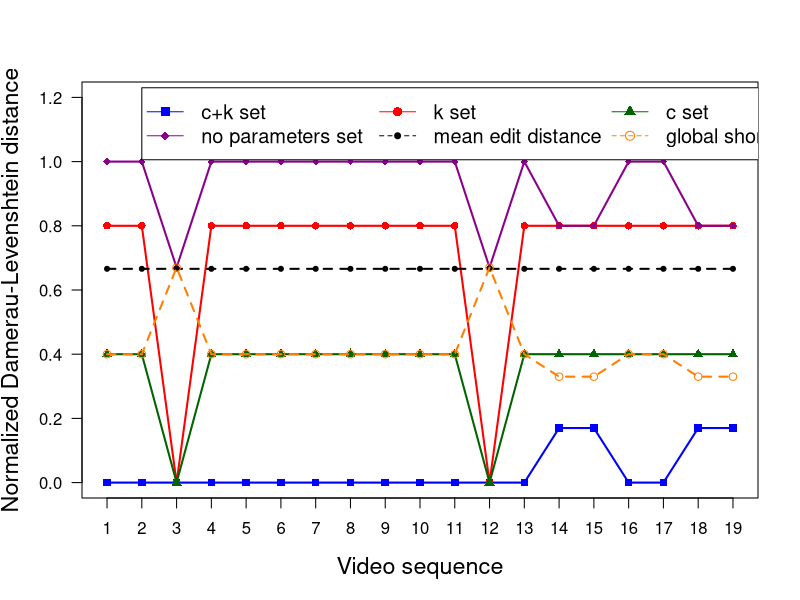

Reproduce this figure in R.
# Define data (x: videos, y: fit of model, edit distance with Damerau-Levenshtein)
xdata <- c(1,2,3,4,5,6,7,8,9,10,11,12,13,14,15,16,17,18,19)
model_ck <- c(0,0,0,0,0,0,0,0,0,0,0,0,0,0.17,0.17,0,0,0.17,0.17)
k_set <- c(0.8,0.8,0,0.8,0.8,0.8,0.8,0.8,0.8,0.8,0.8,0,0.8,0.8,0.8,0.8,0.8,0.8,0.8)
c_set <- c(0.4,0.4,0,0.4,0.4,0.4,0.4,0.4,0.4,0.4,0.4,0,0.4,0.4,0.4,0.4,0.4,0.4,0.4)
no_params <- c(1,1,0.67,1,1,1,1,1,1,1,1,0.67,1,0.8,0.8,1,1,0.8,0.8)
globally_optimal <- c(0.4,0.4,0.67,0.4,0.4,0.4,0.4,0.4,0.4,0.4,0.4,0.67,0.4,0.33,0.33,0.4,0.4,0.33,0.33)
avg <- c(0.666,0.666,0.666,0.666,0.666,0.666,0.666,0.666,0.666,0.666,0.666,0.666,0.666,0.666,0.666,0.666,0.666,0.666,0.666)

# Plot model, c+k set
plot(xdata, model_ck, type='o', col='blue', pch=15, lty=1, ylim=c(0,1.2), lwd=2, 
     ylab='Normalized Damerau-Levenshtein distance',
     xlab='Video sequence', las=1, xaxt='n', cex.lab=1.4)
axis(side=1, at=1:19, labels=xdata, cex.axis=1)

# Plot model without c
points(xdata, k_set, col='red', pch=16)
lines(xdata, k_set, col='red', lty=1, lwd=2)

# Plot model without k
points(xdata, c_set, col='dark green', pch=17)
lines(xdata, c_set, col='dark green', lty=1, lwd=2)

# Plot greedy without params
points(xdata, no_params, col='dark magenta', pch=18)
lines(xdata, no_params, col='dark magenta', lty=1, lwd=2)

# Plot avg/baseline
points(xdata, avg, col='black', pch=20)
lines(xdata, avg, col='black', lty=2, lwd=2)

# Plot globally optimal/shortest path
points(xdata, globally_optimal, col='darkorange1', pch=21)
lines(xdata, globally_optimal, col='darkorange1', lty=2, lwd=2)

# Plot legend in 3 columns
legend_order <- matrix(1:6, ncol=3, byrow=TRUE)

legend(2,1.23, c('c+k set','k set','c set','no parameters set','mean edit distance','global shortest path')[legend_order], 
       col=c('blue','red','dark green','dark magenta','black','darkorange1')[legend_order], 
       pch=c(15,16,17,18,20,21)[legend_order], lty=c(1,1,1,1,2,2)[legend_order], ncol=3, cex=1.2)
